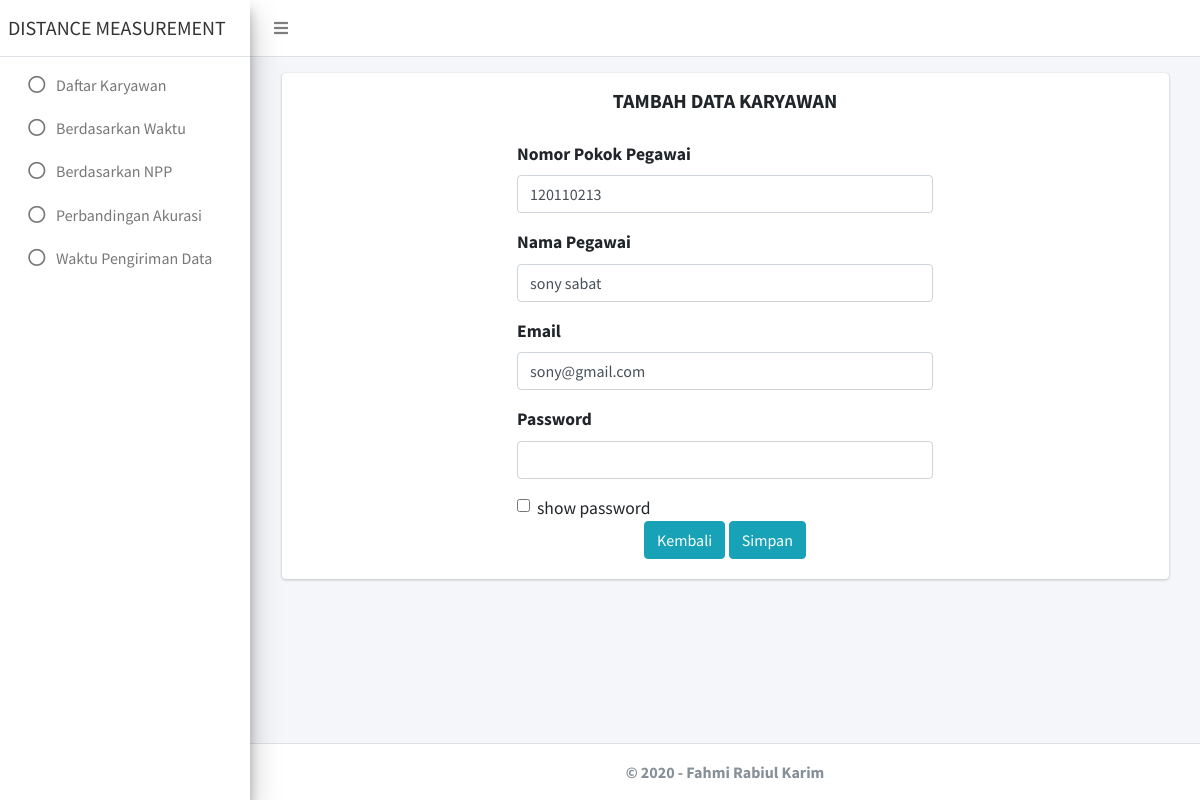
/home/ubahKaryawan/3, run on the app's committed database.
### tables this page shows
CREATE TABLE `user_table` (
  `id` int(11) NOT NULL,
  `npp` varchar(50) NOT NULL,
  `name` varchar(50) NOT NULL,
  `email` varchar(50) NOT NULL,
  `password` varchar(100) NOT NULL
);

### application/controllers/Home.php (called while the page is built, shortened)
<?php
class Home extends CI_Controller
{
    public function __construct()
    {
        $this->load->model('Karyawan_model');
    }
    public function ubahKaryawan($id)
    {
        if (!isset($_POST['submit'])) {
            $data['karyawan'] = $this->Karyawan_model->pilihKaryawan($id);
            $this->load->view('templates/header');
            $this->load->view('karyawan/ubah', $data);
            $this->load->view('templates/footer');
        } else {
            $this->Karyawan_model->ubahDataKaryawan();
            redirect('home/daftarKaryawan');
        }
    }
}

### index.php (called while the page is built, shortened)
<?php
require_once BASEPATH.'core/CodeIgniter.php';

### application/models/Karyawan_model.php (called while the page is built, shortened)
<?php
class Karyawan_model extends CI_Model
{
    public function pilihKaryawan($id)
    {
        return $this->db->get_where('user_table', ['id' => $id])->row_array();
    }
}

### application/views/karyawan/ubah.php (the view, shortened to what this page needs)
<div class="card">
    <div class="card-title">
        <div class="d-flex">
            <div class="ml-auto mr-auto mt-3">
                <h5><b>TAMBAH DATA KARYAWAN</b></h5>
            </div>
        </div>
        <div class="card-body">
            <div class="row">
                <div class="col-md-3"></div>
                <div class="col-md-6">
                    <form action="" method="POST">
                        <div class="form-group">
                            <label for="npp">Nomor Pokok Pegawai</label>
                            <input type="text" class="form-control" id="npp" name="npp" value="<?= $karyawan['npp']; ?>">
                        </div>
                        <div class="form-group">
                            <label for="nama">Nama Pegawai</label>
                            <input type="text" class="form-control" id="nama" name="nama" value="<?= $karyawan['name']; ?>">
                        </div>
                        <div class="form-group">
                            <label for="email">Email</label>
                            <input type="text" class="form-control" id="email" name="email" value="<?= $karyawan['email']; ?>">
                        </div>
                        <div class="form-group">
                            <label for="pw">Password</label>
                            <input type="password" class="form-control" id="pw" name="pw">
                        </div>
                        <div class="form-check">
                            <input class="form-check-input" type="checkbox" id="showpassword" onclick="showPassword()">
                            <label class="form-check-label" for="showpassword">
                                show password
                            </label>
                        </div>
                        <div class="col-md-12 d-flex">
                            <div class="mr-auto ml-auto">
                                <a href="<?= base_url('home/daftarkaryawan'); ?>" class="btn btn-info">Kembali</a>
                                <button type="submit" name="submit" class="btn btn-info">Simpan</button>
                            </div>
                        </div>
                    </form>
                </div>
            </div>
        </div>
    </div>
</div>

### data on the page
user_table: npp "120110213", nama "sony sabat", email "sony@gmail.com"
